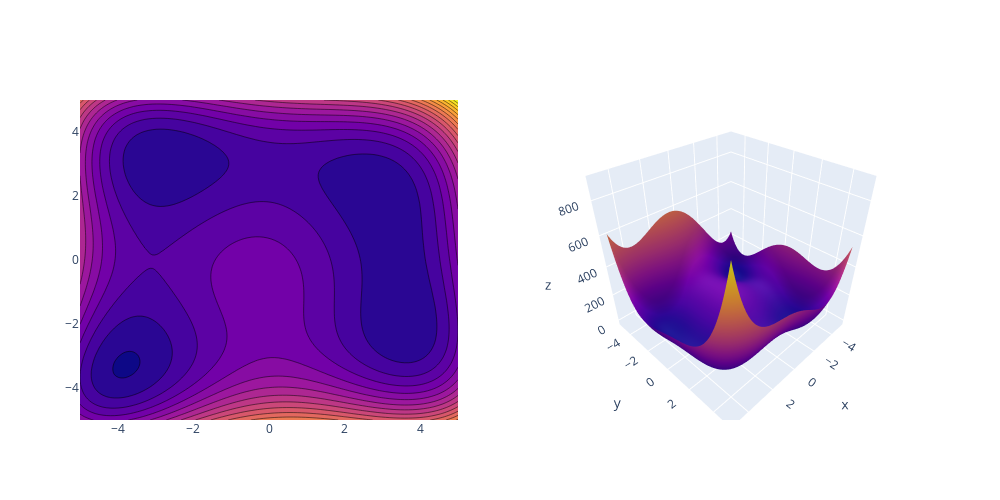

Source (notebook cell):
### Markdown cell above
## Figure 2.1 

A exemplary function $f$ defined on a two-dimensional domain to visualize the optimization problem as a search for the minimum in a "mountaineous landscape".

### Code cell
def f(x):
    # This is a slight modification of Himmelblau's function
    return (x[...,0]**2 + x[...,1] - 11) ** 2 + (x[...,0] + x[...,1]**2 - 7) ** 2 + x[...,0] + x[...,1]

# Define the two-dimensional plot domain
x1 = torch.linspace(-5, 5, steps=100)
x2 = torch.linspace(-5, 5, steps=100)
x = torch.stack(torch.meshgrid(x1, x2, indexing="xy"), dim=2)

# Create subplots
fig = make_subplots(rows=1, cols=2, specs=[[{"type": "xy"}, {"type": "surface"}]])
fig.add_trace(go.Contour(z=f(x), x=x1, y=x2, ncontours=25), row=1, col=1)
fig.add_trace(go.Surface(z=f(x), x=x1, y=x2), row=1, col=2)

# Plot settings
fig.update_traces(showscale=False)
fig.update_layout(autosize=False, width=1000, height=500)
fig.show()
